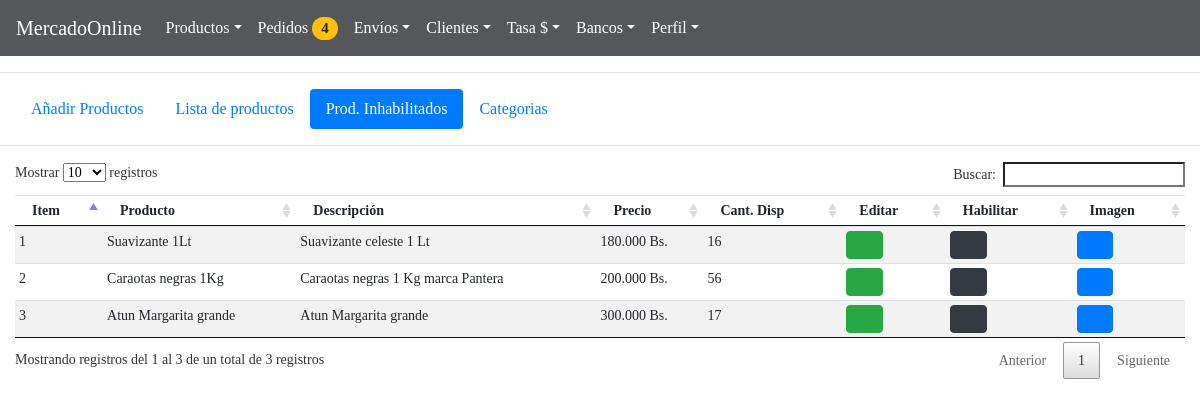
The app's page /BackAdmin/index.php?action=productInh (signed in), older data.
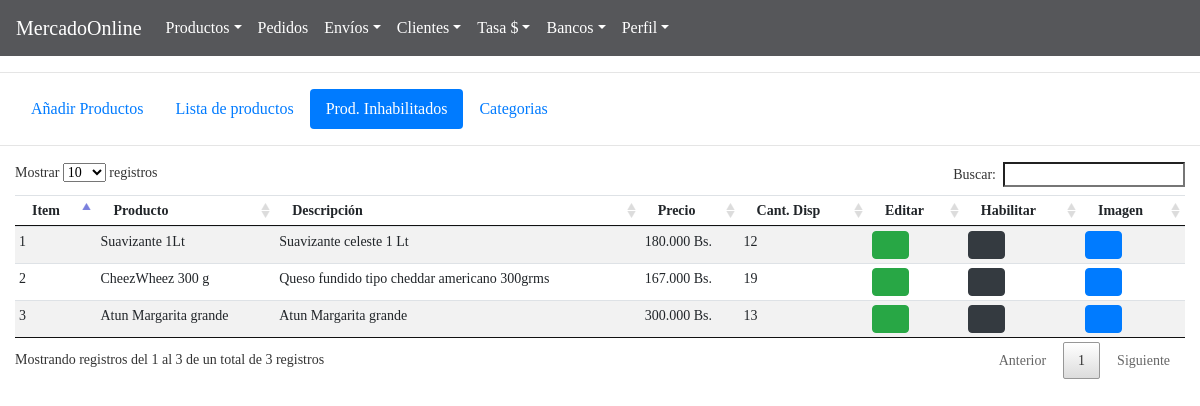
The same page, newer data.
### tables this page shows
CREATE TABLE `productos` (
  `id` int(11) NOT NULL,
  `title` text NOT NULL,
  `description` text NOT NULL,
  `price` decimal(11,2) NOT NULL,
  `cant` int(11) NOT NULL,
  `route` text NOT NULL,
  `enable` int(11) NOT NULL
);

### BackAdmin/controllers/controllerPage.php (called while the page is built)
<?php
class page{
 public static function template(){
 			include "views/template.php";
 		}
 public static function pageConnectController(){
if (isset( $_GET["action"])) {
	 	$controllerPage = $_GET["action"];
}
else{
	$controllerPage ="index";
}
 	$answer = pageModel::pageConnectModel($controllerPage);
 	include $answer;
 }
}

### BackAdmin/models/connection.php (called while the page is built)
<?php
class connection{
	 public static function connect(){
	 	$link = new PDO("mysql:host=localhost;dbname=mercadoonline","root","");
	 	return $link;
	 }
}

### BackAdmin/models/purchaseOrderModel.php (called while the page is built, shortened)
<?php
require_once "connection.php";
class purchaseOrderModel{
 					public static function viewCountOrdersModel($table){
 					$stmt = connection::connect()->prepare("SELECT COUNT(*) as id FROM $table WHERE status = 0");
		 			$stmt -> execute();
		 			return $stmt->fetch();
 					}
}

### BackAdmin/models/productModel.php (called while the page is built, shortened)
<?php
require_once "connection.php";
 class productsModel{
 		      public static function viewsDisableProductsModel($table){
 			 	$stmt = connection::connect()->prepare("SELECT id,title, description, price, cant, route,enable FROM $table WHERE enable = 1");
		 		$stmt -> execute();
		 		return $stmt->fetchAll();
 		      }
 }

### BackAdmin/controllers/productController.php (the view, shortened to what this page needs)
<?php
class productsController{
		   public static function viewProductsDisable(){
		   	$answer = productsModel::viewsDisableProductsModel("productos");
	 		foreach ($answer as $row =>$item) {
	 				$row = $row + 1;
	 echo '<tr>
	 			<td>'.$row.'</td>
				<td>'.$item["title"].'</td>
				<td>'.$item["description"].'</td>
				<td>'.number_format($item["price"], 0, ",", ".").' Bs.</td>
				<td>'.$item["cant"].'</td>
				<td><a href="#edit'.$row.'"  data-toggle="modal">
				<button class="btn btn-success fa fa-pencil"></button></a>
				<div class="modal fade" id="edit'.$row.'" tabindex="-1" role="dialog" aria-labelledby="myModalLabel" ariahidden="true">
				<input type="text" class="form-control" value="'.$row.'" readonly>
				<input type="text" class="form-control" value="'.$item["id"].'" name="updateProductId" readonly>
				<input type="text" class="form-control" value="'.$item["title"].'" name="updateProductTitle">
				<input type="text" class="form-control" value="'.$item["description"].'" name="updateProductDescription">
				<input type="text" class="form-control" value="'.$item["price"].'" name="updateProductPrice">
				<input type="number" class="form-control" value="'.$item["cant"].'" name="updateProductCant">
				<input  style= "display:none"  type= "text" class="form-control" value="'.$item["route"].'" readonly name="productRoute">
				<input style= "display:none" type="text" class="form-control" value="'.$item["enable"].'" readonly name="productEnable">
				</td>
 				<form method="post" enctype="multipart/form-data">
				<td><a href="#enable'.$row.'"  data-toggle="modal">
				<button class="btn btn-dark fa fa-eye"></button></a>
				<div class="modal fade" id="enable'.$row.'" tabindex="-1" role="dialog" aria-labelledby="myModalLabel" ariahidden="true">
				<input type="text" class="form-control" value="'.$item["id"].'" name="disableProductId" style="display:none">
				</td>
				</Form>
				<td><a href="#image'.$row.'"  data-toggle="modal">
				<button class="btn btn-primary fa fa-image"></button></a>
				<div class="modal fade" id="image'.$row.'" tabindex="-1" role="dialog" aria-labelledby="myModalLabel" ariahidden="true">
				<img class="img-size"  style="width:250px"  src="views/img/'.substr($item["route"],10).'">
				</td>
				</tr>
				';
					   }
		   }
}
?>

### BackAdmin/index.php (shortened to what this page needs)
<?php
if (!$_SESSION["validate"] = true) {
	header("location:index.php?action=index");
	exit();
}
else{
require_once "controllers/controllerPage.php";
require_once "controllers/productController.php";
require_once "controllers/purchaseOrderController.php";
require_once "controllers/usersControllers.php";
require_once "models/productModel.php";
require_once "models/purchaseOrderModel.php";
$page = new page();
$page->template();
 }

### BackAdmin/views/template.php (shortened to what this page needs)
<!DOCTYPE html>
<html>
<head>
	<link rel="stylesheet" type="text/css" href="views/css/style.css">
	<link rel="stylesheet" type="text/css" href="views/css/bootstrap.min.css">
	<link rel="stylesheet" type="text/css" href="views/css/bootstrap-grid.min.css">
	<link rel="stylesheet" type="text/css" href="views/css/bootstrap-reboot.min.css">
	<link rel="stylesheet" type="text/css" href="views/css/fonts.css">
	<link rel="stylesheet" type="text/css" href="views/css/sweetalert.css">
	<link rel="stylesheet" type="text/css" href="views/css/font-awesome.min.css">
	<link rel="stylesheet" type="text/css" href="views/DataTables/datatables.min.css">
	</head>
	<body>
	<?php
			$page = new page();
			$page ->pageConnectController();
	 ?>
</body>
</html>

### BackAdmin/views/modules/navegation.php (shortened to what this page needs)
<nav	class="navbar navbar-expand-lg	navbar-dark   justify-content-between "   style="background: #56575A">
<a class="navbar-brand"	href="index.php?action=home">MercadoOnline</a>
<div	class="collapse	navbar-collapse"	id="navbarSupportedContent">
<ul	class="navbar-nav mr-auto">
<li	class="nav-item dropdown">
<a	class="nav-link	dropdown-toggle"	href="index.php?action=products"	id="navbarDropdown"	role="button"
data-toggle="dropdown"	aria-haspopup="true"	aria-expanded="false" style="color: white">Productos</a>
</li>
<a	class="nav-link	"	href="index.php?action=orders"	role="button" style="color: white">Pedidos
<?php
$countOrder = new purchaseOrderController();
$countOrder -> viewCountOrdersController();
 ?>
</a>
<li	class="nav-item dropdown">
<a	class="nav-link	dropdown-toggle"	href="#"	id="navbarDropdown"	role="button"
data-toggle="dropdown"	aria-haspopup="true"	aria-expanded="false" style="color: white">Envíos</a>
</li>
<li	class="nav-item dropdown">
<a	class="nav-link	dropdown-toggle"	href="#"	id="navbarDropdown"	role="button"
data-toggle="dropdown"	aria-haspopup="true"	aria-expanded="false" style="color: white">Clientes</a>
</li>
<li	class="nav-item dropdown">
<a	class="nav-link	dropdown-toggle"	href="index.php?action=convertion"	id="navbarDropdown"	role="button"
data-toggle="dropdown"	aria-haspopup="true"	aria-expanded="false" style="color: white">Tasa $</a>
</li>
<li	class="nav-item dropdown">
<a	class="nav-link	dropdown-toggle"	href="#"	id="navbarDropdown"	role="button"
data-toggle="dropdown"	aria-haspopup="true"	aria-expanded="false" style="color: white">Bancos</a>
</li>
<li	class="nav-item dropdown">
<a	class="nav-link	dropdown-toggle"	href="#"	id="navbarDropdown"	role="button"
data-toggle="dropdown"	aria-haspopup="true"	aria-expanded="false" style="color: white">Perfil</a>
</li>
</ul>
</div>
</nav>

### BackAdmin/controllers/purchaseOrderController.php (shortened to what this page needs)
<?php
class purchaseOrderController {
	 		 	     public static function viewCountOrdersController(){
	 		 	      $answer = purchaseOrderModel::viewCountOrdersModel("pedido");
					if ($answer["id"]==0) {
					echo'  <span class="badge badge-danger badge-pill" style="font-family: Pavanam-Regular; font-size: 15px; display: none" >'.$answer["id"].'</span>';
					}else{
					echo'  <span class="badge badge-warning 14 badge-pill" style="font-family: Pavanam-Regular; font-size: 15px; " >'.$answer["id"].'</span>';
										}
	 		 	     }
}

### BackAdmin/views/modules/productInh.php (shortened to what this page needs)
<?php
include "views/modules/navegation.php";
 ?>
<hr>
<ul class="nav nav-pills col-lg-12 col-md-12 col-sm-12 col-xs-12">
<li class="nav-item">
<a class="nav-link"  href="index.php?action=products">Añadir Productos</a>
</li>
<li class="nav-item">
<a class="nav-link "  href="index.php?action=productList">Lista de productos</a>
</li>
<li class="nav-item">
<a class="nav-link  active"  href="index.php?action=productInh">Prod. Inhabilitados</a>
</li>
<li class="nav-item">
<a class="nav-link"   href="index.php?action=categories"> Categorias</a>
</li>
</ul>
<hr>
<div id="productList" class="col-lg-12 col-md-12 col-sm-12 col-xs-12" style="font-family: ubuntu-light; font-size: 14px">
	<table class="table table-striped table-sm dt-responsive compact columns.data columns.defaultContent" id="productTable">
		<thead>
			<tr>
				<th>Item</th>
				<th>Producto</th>
				<th>Descripción</th>
				<th>Precio</th>
				<th>Cant. Disp</th>
				<th>Editar</th>
				<th>Habilitar</th>
				<th>Imagen</th>
			</tr>
		</thead>
		<tbody>
			<?php
			$viewProductsDisable = new productsController();
			$viewProductsDisable -> viewProductsDisable();
			 ?>
		</tbody>
	</table>
</div>

### BackAdmin/views/css/style.css (style rules this page uses)
* { margin: 0; padding: 0; list-style: none; text-decoration: none; font-family:"Pavanam-Regular"; }
body { text-align: center; margin: 0%; }
ul, ol { padding: 0; }

Row changes from the older to the newer data that the page shows:
no longer on this page (row edited): productos: title "Caraotas negras 1Kg", description "Caraotas negras 1 Kg marca Pantera", price "200.000", cant "56"
changed productos "Suavizante 1Lt": cant "16" → "12"
now on this page (row edited): productos: title "CheezWheez 300 g", description "Queso fundido tipo cheddar americano 300grms", price "167.000", cant "19"
changed productos "Atun Margarita grande": cant "17" → "13"
Text that changed along with them:
$answer["id"]: "4" → (not shown)
